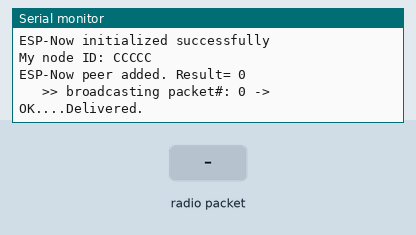
Recording of a sketch running on a simulated ESP32. Parts: the last lines printed to the serial monitor. The inputs (shaded band) are chosen by the test bench. Random numbers use the default seed unless the sketch sets one.

Above: at 1.2 s.
1.3 s: radio packet "1" arrives
At 2.5 s:
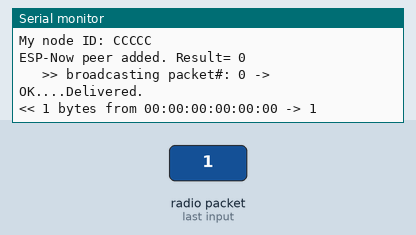
2.8 s: radio packet "0" arrives
At 3.8 s:
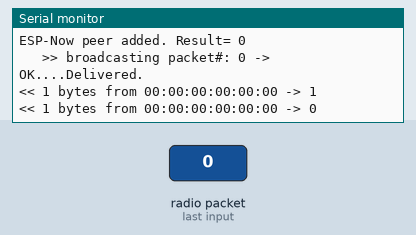
4.3 s: radio packet "2" arrives
At 4.7 s:
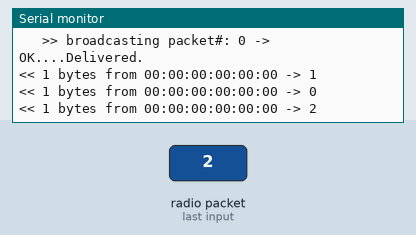

Measured:
- after the input at 1.3 s, the serial monitor: prints a new line at once (image 1)
- after the input at 2.8 s, the serial monitor: prints a new line at once (image 2)
- after the input at 4.3 s, the serial monitor: prints a new line at once (image 3)

The sketch:

EspNowBroadcst_ESP8266.ino
```cpp
/*
ESP Now broadcaster for ESP8266. This differs from the ESP32 version in many places.
New in this version: Customized callback signatures and #includes for 8266
The power consumption stays incredibly low because the radios wakeup only
  for a fraction of a second to send each packet.
Tip: The MAC address of a board is printed by the compiler output messages.
https://dronebotworkshop.com/esp-now/
https://www.youtube.com/watch?v=bEKjCDDUPaU
https://www.etechnophiles.com/esp32-useful-concepts/

#define ESP_NOW_ETH_ALEN             6    // Length of ESPNOW peer MAC address
#define ESP_NOW_KEY_LEN              16   // Length of ESPNOW peer local master key
typedef struct esp_now_peer_info {
    uint8_t peer_addr[ESP_NOW_ETH_ALEN];  // ESPNOW peer MAC address that is also the MAC address of station or softap
    uint8_t lmk[ESP_NOW_KEY_LEN];         // ESPNOW peer local master key that is used to encrypt data
    uint8_t channel;                      // Wi-Fi channel that peer uses to send/receive ESPNOW data. If the value is 0,
                                          // use the current channel which station or softap is on. Otherwise, it must be
                                          // set as the channel that station or softap is on.
    wifi_interface_t ifidx;               // Wi-Fi interface that peer uses to send/receive ESPNOW data
    bool encrypt;                         // ESPNOW data that this peer sends/receives is encrypted or not
    void *priv;                           // ESPNOW peer private data
} esp_now_peer_info_t;
NOTEs:
- Right click the struct name on Arduino IDE and select 'go to definition' to open the header file containing the struct.
  (Tip: for this to work, you need to select the board type to be ESP32 on the IDE)
- esp_now_peer_info_t peerInfo = {}; zero-initializes everything, including lmk, ifidx, and priv. This is good practice
because esp_now_add_peer() reads all the fields, and uninitialized garbage in ifidx or priv is a common cause of intermittent failures.
- channel = 0 means “use whatever channel the Wi-Fi interface is currently on.” If you set a nonzero value, it must match the channel
your station or softAP is actually on.
- encrypt = false means lmk is ignored. If you set it to true, you’d also need to fill lmk with a 16-byte key.
- ifidx defaults to 0 after zero-initialization, which is WIFI_IF_STA. If you’re using the softAP interface,
set peerInfo.ifidx = WIFI_IF_AP;.
*/
#ifdef ARDUINO_ARCH_ESP8266
  #include <ESP8266WiFi.h>
  #include <espnow.h>
#elif defined(ARDUINO_ARCH_ESP32)
  #include <WiFi.h>
  #include <esp_now.h>
#else
  #error "Only ESP32/ESP8266 boards are supported"
#endif

// Keep one of these on each device and comment out the others
//#define SELF_ID     "AAA" // 30:ae:a4:03:2f:38
//#define SELF_ID   "BBBB"  // 40:91:51:fc:c6:44
#define SELF_ID   "CCCCC"  // 40:f5:20:26:04:94

//uint8_t broadcastAddress[] = {0x30,0xAE,0xA4,0x03,0x2F,0x38}; // hard coded MAC of our Rx
uint8_t broadcastAddress[] = {0xFF,0xFF,0xFF,0xFF,0xFF,0xFF};  // this makes the difference: it is broadcast mode
// change this, if you want to target a particular board

char tx_buffer[250];  // outgoing message
char rx_buffer[250];  // incoming message
char src_mac_address[20];  // source MAC address of the incoming message

// 8266 still uses the old callback signature
void OnDataSent(uint8_t *mac_addr, uint8_t sendStatus) {
  Serial.println(sendStatus == 0 ? "....Delivered." : "....Delivery Failed.");
}

// 8266 still uses this old callback signature
void onDataReceived(unsigned char* mac, unsigned char* incomingData, unsigned char len) {
  int msgLen = 250;
  if (len < 250) msgLen = len;
  strncpy(rx_buffer, (const char *)incomingData, msgLen);
  format_mac_address(mac); // this is stored in the global src_mac_address
  Serial.print("<< ");
  Serial.print(len);
  Serial.print(" bytes from ");
  Serial.print(src_mac_address);
  Serial.print(" -> ");
  Serial.println(rx_buffer);
}

// helper function to store the incoming MAC address into a global scratch pad
void format_mac_address(const uint8_t *macAddr)
{
  snprintf(src_mac_address, 18, "%02x:%02x:%02x:%02x:%02x:%02x",
  macAddr[0], macAddr[1], macAddr[2], macAddr[3], macAddr[4], macAddr[5]);
}

void setup()
{
  Serial.begin(115200);
  while (!Serial);
  Serial.println("\n\nESP Now broadcaster [8266 version] starts...");
  WiFi.mode(WIFI_STA);

  Serial.print("\nESP8266 Receiver MAC Address: ");
  Serial.println(WiFi.macAddress());

  WiFi.disconnect();
  if (esp_now_init() != 0) {
    Serial.println("ESP-Now init failed");
    return;
  }
  Serial.println("ESP-Now initialized successfully");
  Serial.print("My node ID: ");
  Serial.println(SELF_ID);

  esp_now_set_self_role(ESP_NOW_ROLE_COMBO); // both send and receive

  // Register 2 callbacks - for send and receive
  esp_now_register_send_cb(OnDataSent);
  esp_now_register_recv_cb(onDataReceived);

  // Register broadcast peer as a COMBO device (sends and receives)
  int result = esp_now_add_peer(broadcastAddress, ESP_NOW_ROLE_COMBO, 0, NULL, 0);
  Serial.print("ESP-Now peer added. Result= ");
  Serial.println(result);
}

uint16_t count = 0;
void loop()
{
  snprintf(tx_buffer, 48, "<BOF>This is message# %d from %s<EOF>", count, SELF_ID);
  Serial.print("   >> broadcasting packet#: ");
  Serial.print(count++);
  // You MUST send the null terminator: strlen() does not count it!
  int result = esp_now_send (broadcastAddress,
                                  (uint8_t*)tx_buffer,
                                  strlen(tx_buffer)+1);
  if (result == 0)
    Serial.print(" -> OK");
  else
    Serial.print(" -> Error");
  delay(random(4000, 5000));  // jitter
}
```
